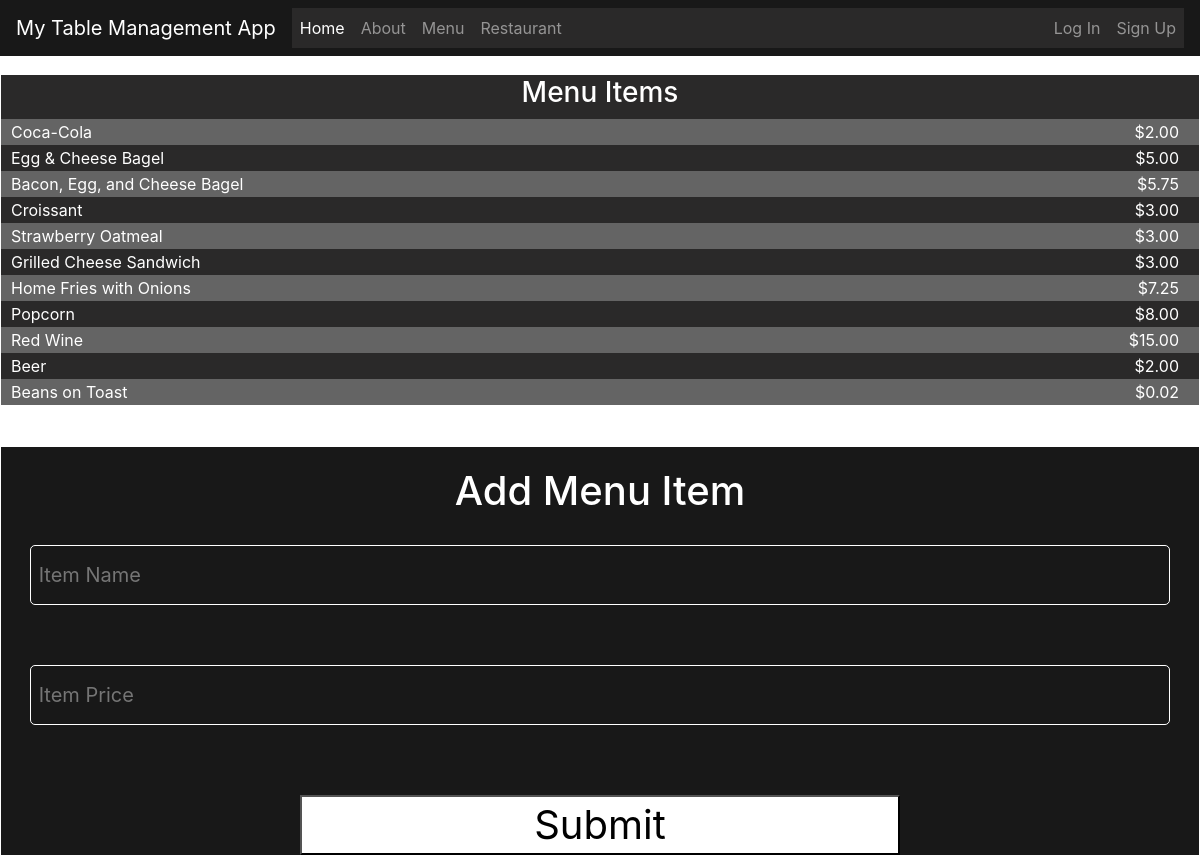
The app's page /menu/ with its own data.
### TMS/models.py (models this page shows)
class Item(models.Model):
    itemID = models.AutoField(primary_key=True)
    itemName = models.CharField(max_length=30)
    price = models.DecimalField(max_digits=5, decimal_places=2, validators=[MinValueValidator(Decimal('0.01'))])
    order = models.ManyToManyField(Order, through='OrderItem')

### TMS/views.py (the view, shortened to what this page needs)
# urls.py: path("menu/", views.menu_view, name="menu"),
def menu_view(request):
    form = AddMenuItem()
    item  = Item.objects.all()
    return render(request, "menu.html", {'item': item, 'form': form})

### TMS/forms.py
class AddMenuItem(forms.ModelForm):
     def __init__(self, *args, **kwargs):
          super().__init__(*args, **kwargs)
          self.fields['itemName'].widget.attrs.update({
               'placeholder': ' Item Name',
               'class': 'form-input',
               'style': 'background-color: transparent; border: 1px white solid; border-radius: 5px; font-size: 20px; color: white'
          })
          self.fields['price'].widget.attrs.update({
               'placeholder': ' Item Price',
               'class': 'form-input',
               'style': 'background-color: transparent; border: 1px white solid; border-radius: 5px; font-size: 20px; color: white'
          })
     class Meta:
           model = Item
           fields = ['itemName', 'price']

### TMS/templates/menu.html (shortened to what this page needs)
{% extends "base.html" %}
{% load static %}
{% block styles %}
<link rel="stylesheet" href="{% static 'css/menu.css' %}">
{% endblock styles %}
{% block content %}
<div class="wrapper-menu wrapper-alt menu-display">
    <table>
        <th colspan="2"><h3>Menu Items</h3></th>
        {% for item in item %}
        <tr>
            <td class="left-column">{{item.itemName}}</td>
            <td class="right-column">${{item.price}}</td>
        </tr>
        {% endfor %}
    </table>
</div>
<div class="wrapper-menu wrapper-alt">
    <form method="POST" action="{% url 'menu' %}">
        <h1>Add Menu Item</h1>
        <div class="input-field">
            {{form.itemName}}
        </div>
        <div class="input-field">
            {{form.price}}
        </div>
        <div>
            <button style="width:600px; height: 60px; font-size: 40px;">Submit</button>
        </div>
    </form>
</div>
{% endblock %}

### TMS/static/css/menu.css (style rules this page uses)
body { height: 100vh; width: 100vw; display: flex; align-items: center; justify-content: center; background-image: url("/static/img/clem-onojeghuo-zlABb6Gke24-unsplash.jpg"); background-size: cover; }
.wrapper-menu, .wrapper-restaurant { background-color: rgb(24, 24, 24); height: 700px; width: 700px; display: flex; align-items: center; margin: 20px; border: solid white 1px; }
.wrapper-alt { background-color: rgb(24, 24, 24); border: solid white 1px; display: flex; flex-direction: column; align-items: center; }
form { height: 100%; width: 100%; display: flex; flex-direction: column; align-items: center; }
h1 { margin: 20px; color: white; }
.input-field { margin: 10px; height: 60px; width: 600px; display: inline-block; margin-bottom: 50px; color: white; align-items: center; }
.form-input { height: 60px; width: 600px; }
button { width: 600px; height: 60px; font-size: 40px; background-color: white; color: black; margin-top: 20px; display: flex; justify-content: center; align-items: center; }
th { text-align: center; }
td { width: 300px; }
table { width: 100%; color: white; }
.left-column { text-align: left; padding-left: 10px; }
.right-column { text-align: right; padding-right: 20px; }
table tr:nth-child(odd) { background-color: rgb(42, 41, 41); }
table tr:nth-child(even) { background-color: rgb(100, 100, 100); }
@media (max-width: 1000px), (max-height: 1000px) { body { flex-direction: column; justify-content: center; align-items: center; } }
@media (max-width: 1000px), (max-height: 1000px) { .wrapper-alt { background-color: rgb(24, 24, 24); border: solid white 1px; display: flex; flex-direction: column; align-items: center; width: 100vw; height: 100%; } }
@media (max-width: 1000px), (max-height: 1000px) { button, .form-input, .input-field { width: 95vw; } }
@media (max-width: 1000px), (max-height: 1000px) { .restaurant-display, .menu-display { margin-top: 150px; } }

### records on screen
Item: itemName "Coca-Cola", price "2.00"
Item: itemName "Egg & Cheese Bagel", price "5.00"
Item: itemName "Bacon, Egg, and Cheese Bagel", price "5.75"
Item: itemName "Croissant", price "3.00"
Item: itemName "Strawberry Oatmeal", price "3.00"
Item: itemName "Grilled Cheese Sandwich", price "3.00"
Item: itemName "Home Fries with Onions", price "7.25"
Item: itemName "Popcorn", price "8.00"
Item: itemName "Red Wine", price "15.00"
Item: itemName "Beer", price "2.00"
Item: itemName "Beans on Toast", price "0.02"
